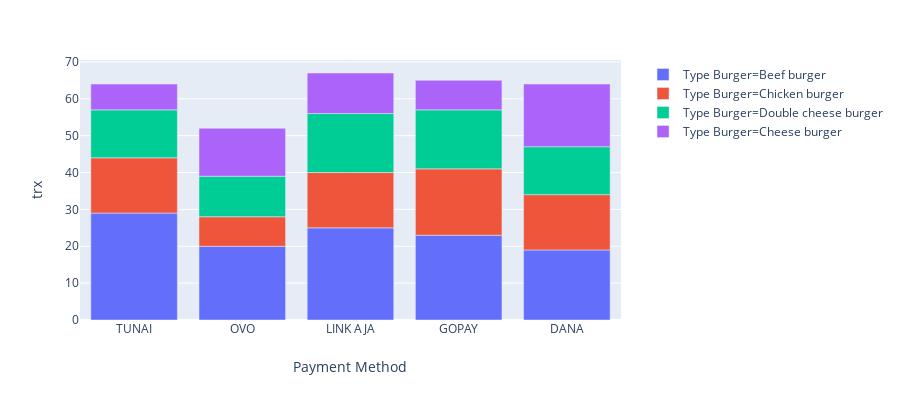

Notebook cell for this chart:
### Code cell
fig = px.bar(payfood, x='Payment', y='trx',
             hover_data=['Type Burger'], color='Type Burger',
             labels={'Payment':'Payment Method','Amount Burger':'Number of Transactions'}, height=400)
fig.show()

### Figure 1 — Plotly figure (JSON) as saved in the notebook; plotly's stock layout.template omitted (floating-point values rounded to 4 significant figures)
{"data": [{"alignmentgroup": "True", "customdata": [["Beef burger"], ["Beef burger"], ["Beef burger"], ["Beef burger"], ["Beef burger"]], "hoverlabel": {"namelength": 0}, "hovertemplate": "Type Burger=%{customdata[0]}<br>Payment Method=%{x}<br>trx=%{y}", "legendgroup": "Type Burger=Beef burger", "marker": {"color": "#636efa"}, "name": "Type Burger=Beef burger", "offsetgroup": "Type Burger=Beef burger", "orientation": "v", "showlegend": true, "textposition": "auto", "type": "bar", "x": ["TUNAI", "OVO", "LINK AJA", "GOPAY", "DANA"], "xaxis": "x", "y": [29, 20, 25, 23, 19], "yaxis": "y"}, {"alignmentgroup": "True", "customdata": [["Chicken burger"], ["Chicken burger"], ["Chicken burger"], ["Chicken burger"], ["Chicken burger"]], "hoverlabel": {"namelength": 0}, "hovertemplate": "Type Burger=%{customdata[0]}<br>Payment Method=%{x}<br>trx=%{y}", "legendgroup": "Type Burger=Chicken burger", "marker": {"color": "#EF553B"}, "name": "Type Burger=Chicken burger", "offsetgroup": "Type Burger=Chicken burger", "orientation": "v", "showlegend": true, "textposition": "auto", "type": "bar", "x": ["TUNAI", "OVO", "LINK AJA", "GOPAY", "DANA"], "xaxis": "x", "y": [15, 8, 15, 18, 15], "yaxis": "y"}, {"alignmentgroup": "True", "customdata": [["Double cheese burger"], ["Double cheese burger"], ["Double cheese burger"], ["Double cheese burger"], ["Double cheese burger"]], "hoverlabel": {"namelength": 0}, "hovertemplate": "Type Burger=%{customdata[0]}<br>Payment Method=%{x}<br>trx=%{y}", "legendgroup": "Type Burger=Double cheese burger", "marker": {"color": "#00cc96"}, "name": "Type Burger=Double cheese burger", "offsetgroup": "Type Burger=Double cheese burger", "orientation": "v", "showlegend": true, "textposition": "auto", "type": "bar", "x": ["TUNAI", "OVO", "LINK AJA", "GOPAY", "DANA"], "xaxis": "x", "y": [13, 11, 16, 16, 13], "yaxis": "y"}, {"alignmentgroup": "True", "customdata": [["Cheese burger"], ["Cheese burger"], ["Cheese burger"], ["Cheese burger"], ["Cheese burger"]], "hoverlabel": {"namelength": 0}, "hovertemplate": "Type Burger=%{customdata[0]}<br>Payment Method=%{x}<br>trx=%{y}", "legendgroup": "Type Burger=Cheese burger", "marker": {"color": "#ab63fa"}, "name": "Type Burger=Cheese burger", "offsetgroup": "Type Burger=Cheese burger", "orientation": "v", "showlegend": true, "textposition": "auto", "type": "bar", "x": ["TUNAI", "OVO", "LINK AJA", "GOPAY", "DANA"], "xaxis": "x", "y": [7, 13, 11, 8, 17], "yaxis": "y"}], "layout": {"barmode": "relative", "height": 400, "legend": {"tracegroupgap": 0}, "margin": {"t": 60}, "xaxis": {"anchor": "y", "domain": [0, 0.98], "title": {"text": "Payment Method"}}, "yaxis": {"anchor": "x", "domain": [0, 1], "title": {"text": "trx"}}}}
